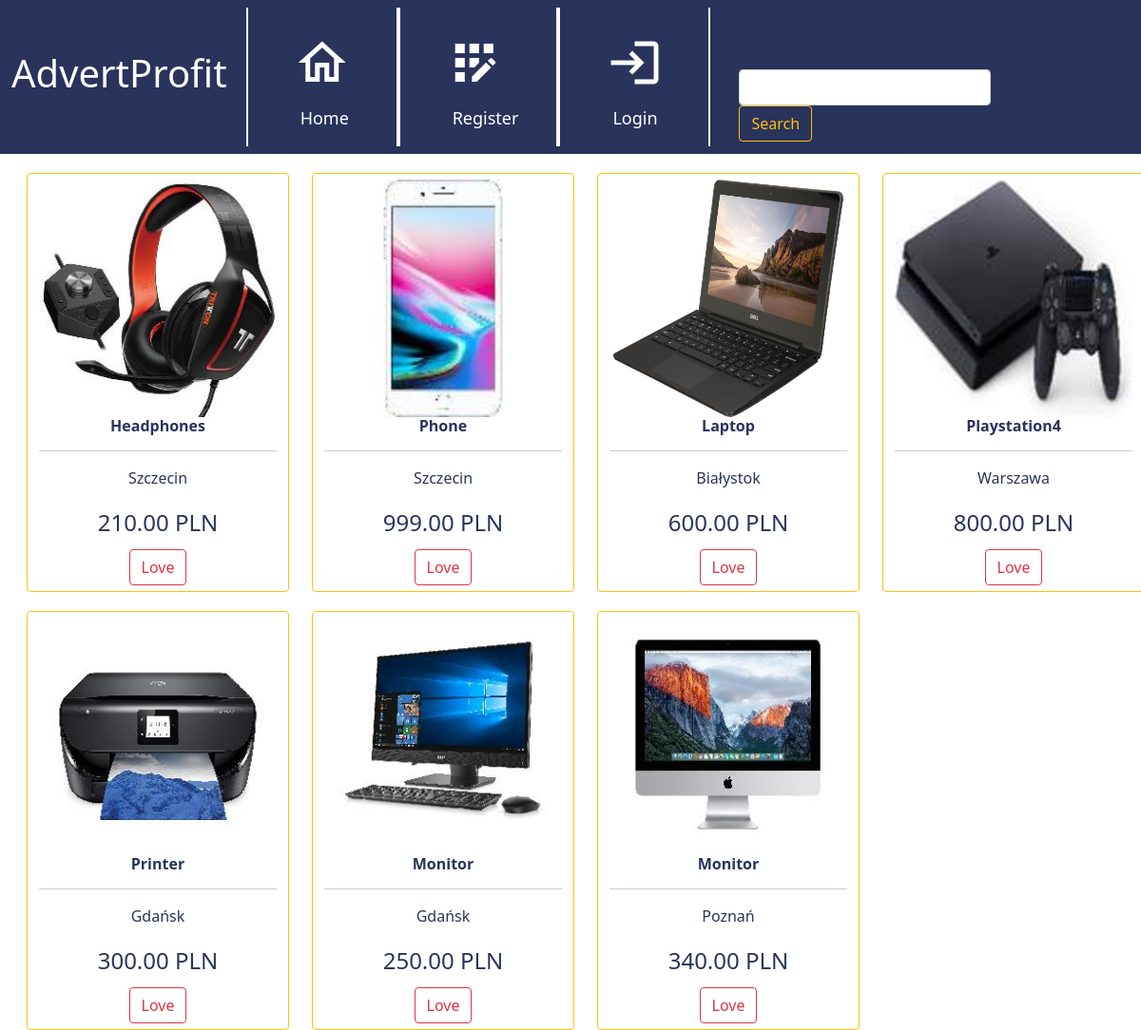
The page / on the database its author committed.
### website/models.py (models this page shows, shortened)
class Advertisement(models.Model):
    title = models.CharField(max_length=255)
    image = models.ImageField(null=True, blank=True, upload_to="images/")
    owner = models.ForeignKey(User, on_delete=models.CASCADE)
    body = models.TextField(max_length=600)
    price = models.FloatField()
    post_date = models.DateField(auto_now_add=True)

class Profile(models.Model):
    user = models.OneToOneField(User, null=True, on_delete=models.CASCADE)
    name = models.CharField(max_length=40)
    surname = models.CharField(max_length=40)
    profile_picture = models.ImageField(null=True, blank=True, upload_to="images/profile/")
    phone = models.CharField(max_length=12, null=True, blank=True)
    email = models.EmailField(max_length=30, null=True, blank=True)
    city = models.CharField(max_length=255, null=True, blank=True)

### website/views.py (the view)
# urls.py: path('', HomeView.as_view(), name="home"),
class HomeView(ListView):
    model = Advertisement
    template_name = 'home.html'
    ordering = ['-post_date']
    def get_context_data(self, **kwargs):
        context = super().get_context_data(**kwargs)
        context['filter'] = Filters(self.request.GET, queryset=self.get_queryset())
        return context

### website/templates/home.html (shortened to what this page needs)
{% extends 'base.html' %}
{% load static %}
{% block content %}
<div class="row">
  {% for advertisement in filter.qs %}
    <div class="col-lg-4">
      <a href="{% url 'show_item' advertisement.pk %}" style="text-decoration: none; color:#29335C;">
      <div class="btn btn-outline-warning">
      {% if advertisement.image %}
      <img class="thumbnail" src="{{advertisement.image.url}}" width="250" height="250">
      {% else %}
      <img class="thumbnail" src="{% static 'images/item.png' %}" width="250" height="250">
      {% endif %}
          <h6><strong>{{advertisement.title}}</strong></h6>
          <hr>
          <p>{{advertisement.owner.profile.city}}</p>
          <h4 style="padding-top: 5px; padding-bottom: 5px;">{{advertisement.price|floatformat:2}} PLN</h4>
          </a>
          <button class="btn btn-outline-danger">Love</button>
      </div>
    </div>
  {% endfor %}
{% endblock content %}

### static/css/style.css (style rules this page uses)
.col-lg-4 { padding-top: 20px; padding-left: 40px; max-width: 300px; }

### rows shown on the page
Advertisement: image (picture), title "Headphones", owner.profile.city "Szczecin", price "210.00"
Advertisement: image (picture), title "Phone", owner.profile.city "Szczecin", price "999.00"
Advertisement: image (picture), title "Laptop", owner.profile.city "Białystok", price "600.00"
Advertisement: image (picture), title "Playstation4", owner.profile.city "Warszawa", price "800.00"
Advertisement: image (picture), title "Printer", owner.profile.city "Gdańsk", price "300.00"
Advertisement: image (picture), title "Monitor", owner.profile.city "Gdańsk", price "250.00"
Advertisement: image (picture), title "Monitor", owner.profile.city "Poznań", price "340.00"
